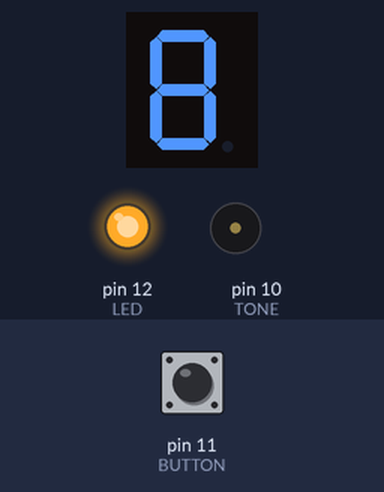
A sketch run on a simulated Arduino Uno, built with avr-gcc and run on an emulated ATmega328P. Shown: 1-digit seven-segment display, output pins drawn as LEDs (lit = HIGH), buzzer (waves = sounding). Wiring (inferred from the names in the program): 1-digit 7-segment display, segments lit when LOW: segments pin 2, pin 8, pin 6, pin 5, pin 4, pin 3, pin 7. Inputs (shaded band) come from the test bench; at power-on: pin 11 (BUTTON) LOW. The segment pins are drawn as the display they are named for; pins used as bus, display or sensor lines are not drawn; what the sketch prints to the serial monitor is not drawn.

Above: at 1.2 s.
1.3 s: pin 11 (BUTTON) pulled HIGH for 0.15 s
At 2.0 s:
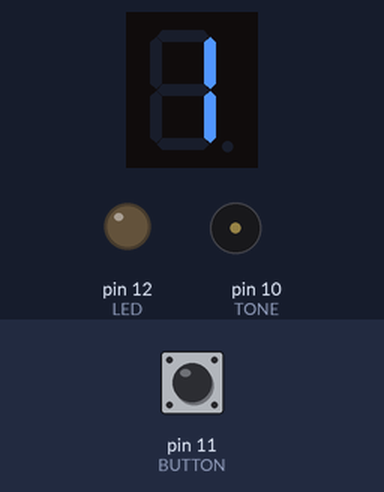
2.9 s: pin 11 (BUTTON) pulled HIGH for 1 s
At 3.8 s:
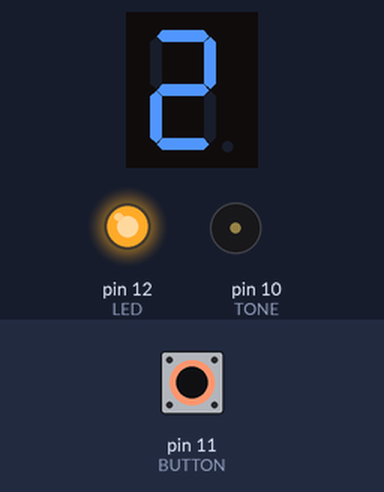
5.4 s: pin 11 (BUTTON) pulled HIGH for 0.15 s
At 6.3 s:
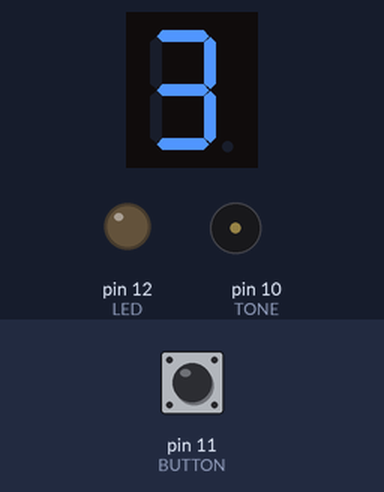
7.0 s: pin 11 (BUTTON) pulled HIGH for 3.2 s
At 8.1 s:
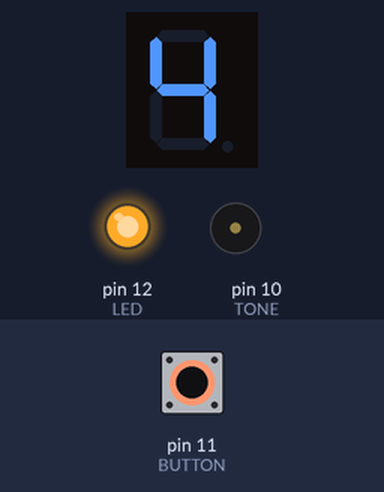
11.7 s: pin 11 (BUTTON) pulled HIGH for 0.15 s
At 12.3 s:
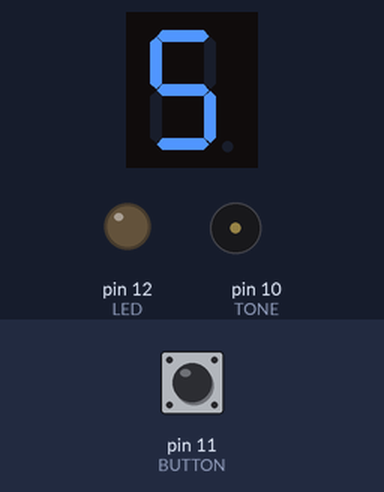
13.3 s: pin 11 (BUTTON) pulled HIGH for 1 s
At 14.1 s:
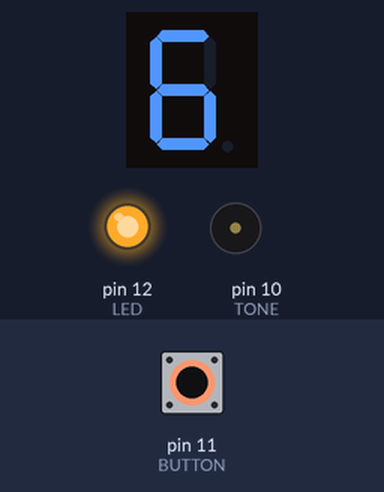
Timing chart, 0 to 16.3 s (numbered marks = the images above; inputs shaded):
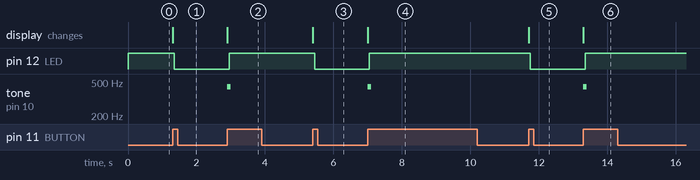

Measured:
- after the input at 1.3 s, pin 12 (LED): HIGH → LOW after 0.05 s; the display: changes at once (image 1)
- after the input at 2.9 s, pin 12 (LED): LOW → HIGH after 0.05 s; tone on pin 10 (TONE): silent → 440 Hz at once, → silent 0.10 s later; the display: changes at once (image 2)
- after the input at 5.4 s, pin 12 (LED): HIGH → LOW after 0.05 s; the display: changes at once (image 3)
- after the input at 7.0 s, pin 12 (LED): LOW → HIGH after 0.05 s; tone on pin 10 (TONE): silent → 440 Hz at once, → silent 0.10 s later; the display: changes at once (image 4)
- after the input at 11.7 s, pin 12 (LED): HIGH → LOW after 0.05 s; the display: changes at once (image 5)
- after the input at 13.3 s, pin 12 (LED): LOW → HIGH after 0.05 s; tone on pin 10 (TONE): silent → 440 Hz at once, → silent 0.10 s later; the display: changes at once (image 6)

The sketch:

_7segment.ino
```cpp
int val = 0;
int buttonPin = 13;
int buttonPushCounter = 0;   // counter for the number of button presses
int buttonState = 0;         // current state of the button
int lastButtonState = 0;
int LED = 12;
int BUTTON = 11;
int TONE =10;
int ButtonCurrentState=0;
int LastButtonState=0;
int ButtonCounter=0;

uint8_t segments[] = {
  2, //a
  3, //f
  4, //e
  5,  //d
  6,  //c
  7,  //g
  8   //b
};

uint8_t numbers[10][7] = {
  {0, 0, 0, 0, 0, 1, 0}, //0
  {1, 1, 1, 1, 0, 1, 0}, //1
  {0, 1, 0, 0, 1, 0, 0}, //2 //only here
  {0, 1, 1, 0, 0, 0, 0}, //3
  {1, 0, 1, 1, 0, 0, 0}, //4
  {0, 0, 1, 0, 0, 0, 1}, //5
  {0, 0, 0, 0, 0, 0, 1}, //6
  {0, 1, 1, 1, 0, 1, 0}, //7
  {0, 0, 0, 0, 0, 0, 0}, //8
  {0, 0, 1, 0, 0, 0, 0}, //9
};

void setup() {
  pinMode(buttonPin, INPUT);
  pinMode(LED,OUTPUT);
  pinMode(BUTTON,INPUT);
  Serial.begin(9600);

  for(int i = 0; i < 9; i++) {
    pinMode(segments[i], OUTPUT);
  }

}

void loop() {

ButtonCurrentState= digitalRead(BUTTON); // state of button

if (ButtonCurrentState != LastButtonState){
  if (ButtonCurrentState == HIGH){
    ButtonCounter++;
    Serial.println("on");
    Serial.print("number of button pushes: ") ;
    sendCharacter(numbers[ButtonCounter%10]);
    //if(ButtonCounter%9>0){
    Serial.println(ButtonCounter);
   // }
    if (ButtonCounter %2 ==0)
      tone(TONE, 440, 100);
    } else {
      Serial.print("off");
      }
      delay(50);
  }

  LastButtonState=ButtonCurrentState;

  if (ButtonCounter %2 ==0){
    digitalWrite(LED, HIGH);
    } else {
      digitalWrite(LED, LOW);
      }


//for(int i = 9; i >= 0; i--) {
//    sendCharacter(numbers[i]);
//    delay(100);
//  }


//buttonState = digitalRead(buttonPin);
//
//if (buttonState != lastButtonState) {
//  if (buttonState == HIGH) {
//    Serial.println("pressed");
//
//  }
//  else {
//    Serial.println("released");
//
//  }
//  delay(50);
//  }
//
//  lastButtonState = buttonState;

}

void sendCharacter(uint8_t character[6]) {
  for(int i = 0; i < 9; i++) {
    digitalWrite(segments[i], character[i]);
  }

}
```
